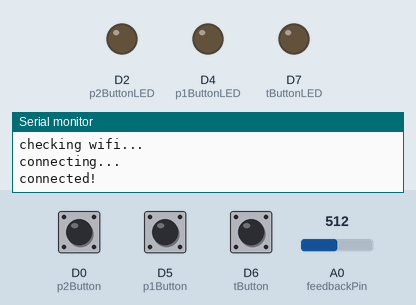
A sketch run on a simulated Arduino MKR. Shown: output pins drawn as LEDs (lit = HIGH), the last lines printed to the serial monitor. The inputs (shaded band) are chosen by the test bench; at power-on: D6 (tButton) LOW, D0 (p2Button) LOW, D5 (p1Button) LOW, A0 (feedbackPin) = 512. WiFi joins after 1.5 s; servers stay silent unless stated; no MQTT or app messages arrive unless stated.

Above: at 2.7 s.
2.8 s: D6 (tButton) pulled HIGH for 0.15 s
At 2.87 s:
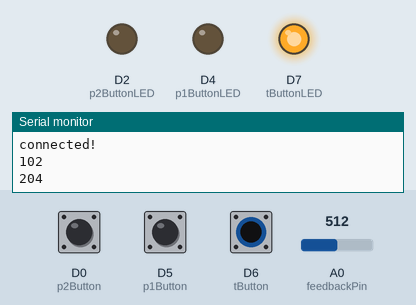
4.4 s: D0 (p2Button) pulled HIGH for 0.15 s
At 4.47 s:
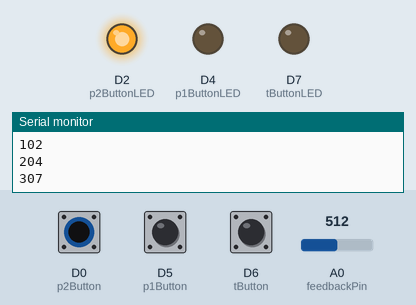
6.0 s: D5 (p1Button) pulled HIGH for 0.15 s
At 6.07 s:
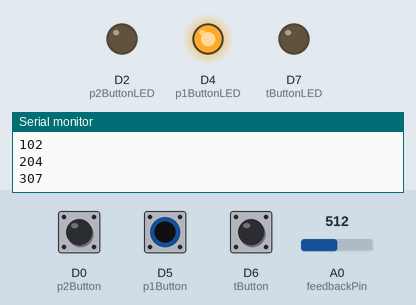
10.6 s: D0 (p2Button) pulled HIGH for 3.2 s
At 10.9 s:
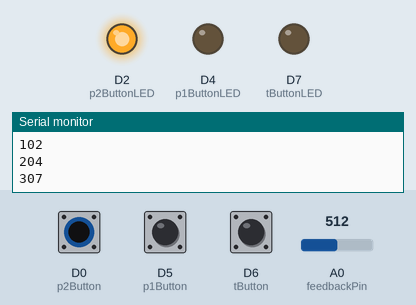
Timing chart, 0 to 15.3 s (numbered marks = the images above; inputs shaded):
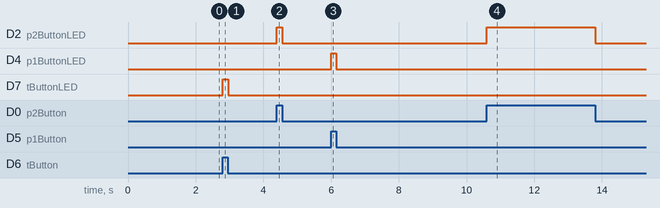

Measured:
- after the input at 2.8 s, D7 (tButtonLED): LOW → HIGH at once, → LOW 0.16 s later
- after the input at 4.4 s, D2 (p2ButtonLED): LOW → HIGH at once, → LOW 0.15 s later
- after the input at 6.0 s, D4 (p1ButtonLED): LOW → HIGH at once, → LOW 0.15 s later
- after the input at 10.6 s, D2 (p2ButtonLED): LOW → HIGH at once, → LOW 3.2 s later

The sketch:

IoTShowcase.ino
```cpp
/*
IoT Showcase - Zachary Daulton

  Toggle Button x 1
  Push Button x 2
  Servo - feedback POT, minpos 120, maxpos 699 x 1

  Inputs turn on/off their respective LEDs

*/

#include <Servo.h>
#include <WiFi101.h>   // Libraries to include for code
#include <MQTTClient.h>

const char ssid[] = "Projection";
const char pass[] = "artisfun";

unsigned long lastMillis = 0;

Servo myservo;  //pointing to 'myservo' as a Servo
WiFiClient net;
MQTTClient client;
// constants
const int servoPin = 3;
const int feedbackPin = A0;
const int p1Button = 5;     // the number of the left pushbutton pin
const int p1ButtonLED =  4;      // the number of its LED pin
const int p2Button = 0;     // the number of the right pushbutton pin
const int p2ButtonLED =  2;      // the number of its LED pin
const int tButton = 6;     // the number of the toggle button pin
const int tButtonLED =  7;      // the number of its LED pin

String servofeedback;
const int numReadings = 5;

int readings[numReadings];      // the readings from the potentiometer input
int readIndex = 0;              // the index of the current reading
int total = 0;                  // the running total
int average = 0;                // the average

// changing variables:
int p1ButtonState = 0;  // Status for PIN 5
int p1sent1 = false; // state for p1 communications
int p1sent0 = false; // state for p1 communications
int p2sent1 = false; // state for p2 communications
int p2sent0 = false; // state for p2 communications
int p2ButtonState = 0;  // Status for PIN 2
int tButtonState = 0;  // Status for PIN 6


void setup() {
Serial.begin(9600);

  for (int thisReading = 0; thisReading < numReadings; thisReading++) {
    readings[thisReading] = 0;
  }                 // logging the potentiometer data for software smoothin - also being smoothed through a low-pass filter in the circuit

  Serial.begin(9600);
  WiFi.begin(ssid, pass);             // seeks out ip and sends connection info

                   // set the LED pins as an output:
  pinMode(tButtonLED, OUTPUT);
  pinMode(p1ButtonLED, OUTPUT);
  pinMode(p2ButtonLED, OUTPUT);

                  // set the sensor pins as an input:
  pinMode(tButton, INPUT);
  pinMode(p1Button, INPUT);
  pinMode(p2Button, INPUT);

  // Note: Local domain names (e.g. "Computer.local" on OSX) are not supported by Arduino.
  // You need to set the IP address directly. IP set from using personal mobile router
  client.begin("192.168.0.100", net);
  client.onMessage(messageReceived);

  connect();


}

// begin runtime

void loop() {
client.loop();

  if (!client.connected()) {           // if the client is not connected, hangs until it connects
    connect();
  }

                                              // read and save the input states
  tButtonState = digitalRead(tButton);
  p1ButtonState = digitalRead(p1Button);
  p2ButtonState = digitalRead(p2Button);
  servofeedback = analogRead(feedbackPin);

                                                // If toggle button is closed, set state to HIGH and run servofeedback logging. Send data to /servo
if (tButtonState == HIGH) {

digitalWrite(tButtonLED, HIGH);
                      // subtract the last reading:
  total = total - readings[readIndex];
                      // read from the sensor:
  readings[readIndex] = analogRead(feedbackPin);
                      // add the reading to the total:
  total = total + readings[readIndex];
                      // advance to the next position in the array:
  readIndex = readIndex + 1;

                      // if we're at the end of the array...
  if (readIndex >= numReadings) {
                      // ...wrap around to the beginning:
    readIndex = 0;
  }

                                // calculate the average:
  average = total / numReadings;
                                // send it to the computer as a string
  Serial.println(String(average));
  delay(1);                           // delay in between reads for stability
    client.publish("/servo", String(average));
    delay(50);                          // delay total read to prevent going over message buffer
}
else {
            // turn LED off:
    digitalWrite(tButtonLED, LOW);
    myservo.detach();                   // Detaches servo allowing the user to manipulate it
     }


                                             // check left Push Button, if closed, set state to HIGH and send a single message indicating state
if (p1ButtonState == HIGH) {

    digitalWrite(p1ButtonLED, HIGH);

    if (p1sent1 == false){
   client.publish("/p1", String(1));
   p1sent1 = true;
   p1sent0 = false;
  }

  } else {                                  // if circuit is open, check if previous state was closed, if so, send 0 to indicate the connection is now closed
    // turn LED off:
    digitalWrite(p1ButtonLED, LOW);

if (p1sent0 == false){

    client.publish("/p1", String(0));
    p1sent1 = false;
    p1sent0 = true;
     }

  }
                                         // repeat logic from left button to right button
if (p2ButtonState == HIGH) {
    // turn LED on:
    digitalWrite(p2ButtonLED, HIGH);

  if (p2sent1 == false){
   client.publish("/p2", String(1));
   p2sent1 = true;
   p2sent0 = false;
  }

  } else {
    // turn LED off:
    digitalWrite(p2ButtonLED, LOW);


if (p2sent0 == false){

    client.publish("/p2", String(0));
    p2sent1 = false;
    p2sent0 = true;
    }
  }
}


                                                  // Connect function. Prints its current steps.
void connect() {
  Serial.print("checking wifi...");
  while (WiFi.status() != WL_CONNECTED) {
    Serial.print(".");
    delay(1000);
  }

  Serial.print("\nconnecting...");                        // IP is found, prints its attempts to connect
  while (!client.connect("arduino", "try", "try")) {
    Serial.print(".");
    delay(1000);
  }

  Serial.println("\nconnected!");

  client.subscribe("/hello");                                   // Subscribes to the /hello channel and sends a test message
  // client.unsubscribe("/hello");
  client.publish("/hello", "1");
}

void messageReceived(String &topic, String &payload) {                // Prints all messages received on the subscribed channels
  Serial.println("incoming: " + topic + " - " + payload);
}
```
